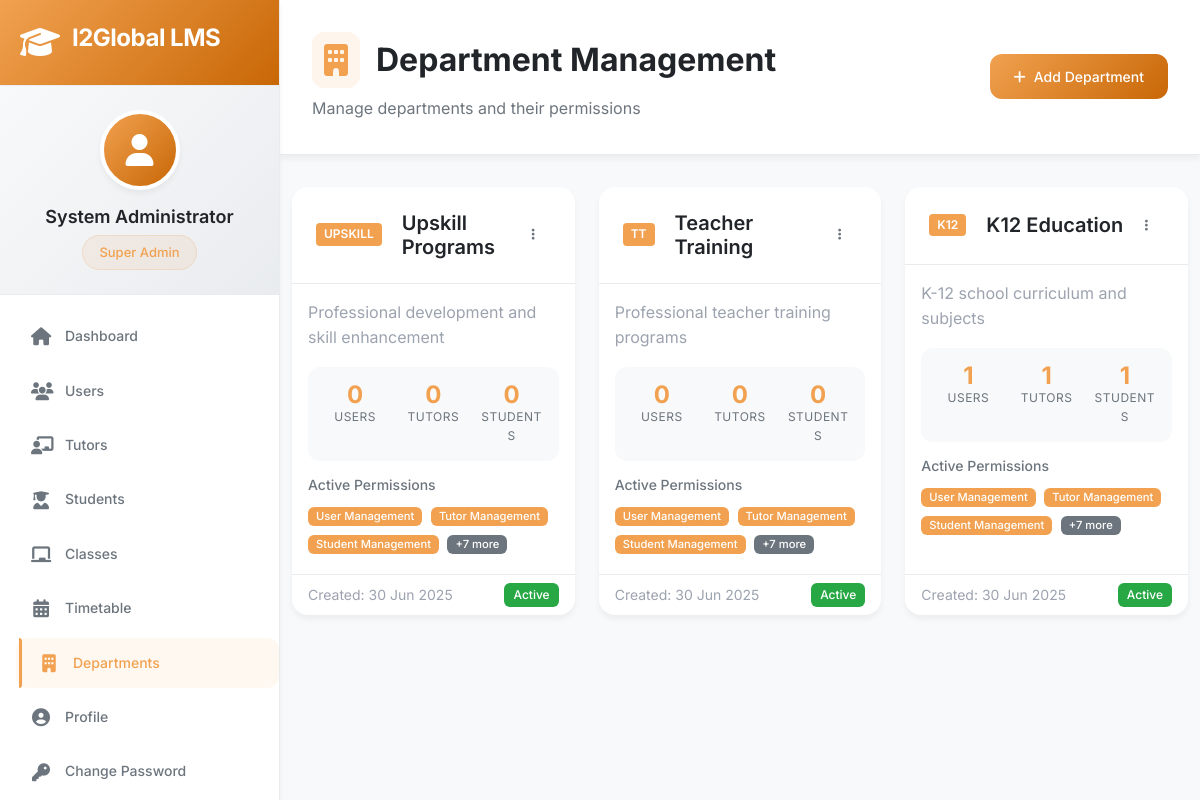
/admin/departments (signed in), run on the app's committed database.
### app/models/user.py (models this page shows, shortened)
class User(UserMixin, db.Model):
    __tablename__ = 'users'
    id = db.Column(db.Integer, primary_key=True)
    username = db.Column(db.String(80), unique=True, nullable=False, index=True)
    email = db.Column(db.String(120), unique=True, nullable=False, index=True)
    password_hash = db.Column(db.String(255), nullable=False)
    full_name = db.Column(db.String(100), nullable=False)
    phone = db.Column(db.String(20))
    address = db.Column(db.Text)
    profile_picture = db.Column(db.String(100))
    role = db.Column(db.String(20), nullable=False, default='tutor')  # superadmin, admin, coordinator, tutor
    department_id = db.Column(db.Integer, db.ForeignKey('departments.id'))
    is_active = db.Column(db.Boolean, default=True)
    is_verified = db.Column(db.Boolean, default=False)
    created_at = db.Column(db.DateTime, default=datetime.utcnow)
    last_login = db.Column(db.DateTime)
    joining_date = db.Column(db.Date)
    working_hours = db.Column(db.String(50))  # "9:00 AM - 6:00 PM"
    emergency_contact = db.Column(db.Text)  # JSON string
    department = db.relationship('Department', foreign_keys=[department_id], backref='users', lazy=True)
    tutor_profile = db.relationship('Tutor', backref='user', uselist=False, lazy=True)
    def has_permission(self, permission):
        if self.role == 'superadmin':
            return True
    def get_role_display(self):
        role_map = {
            'superadmin': 'Super Admin',
            'admin': 'Admin',
            'coordinator': 'Coordinator',
            'tutor': 'Tutor'
        }
        return role_map.get(self.role, self.role.title())

### app/models/department.py (models this page shows, shortened)
class Department(db.Model):
    __tablename__ = 'departments'
    id = db.Column(db.Integer, primary_key=True)
    name = db.Column(db.String(50), unique=True, nullable=False)
    code = db.Column(db.String(10), unique=True, nullable=False)  # K12, TT, UPSKILL
    description = db.Column(db.Text)
    permissions = db.Column(db.Text)  # JSON string of permissions
    is_active = db.Column(db.Boolean, default=True)
    created_at = db.Column(db.DateTime, default=datetime.utcnow)
    created_by = db.Column(db.Integer, db.ForeignKey('users.id'))
    settings = db.Column(db.Text)  # JSON string for department-specific settings
    def get_permissions(self):
        if self.permissions:
            try:
                return json.loads(self.permissions)
            except:
                return []
        return []
    def get_user_count(self):
        from app.models.user import User
        return User.query.filter_by(department_id=self.id, is_active=True).count()
    def get_tutor_count(self):
        from app.models.user import User
        return User.query.filter_by(
            department_id=self.id,
            role='tutor',
            is_active=True
        ).count()
    def get_student_count(self):
        from app.models.student import Student
        return Student.query.filter_by(
            department_id=self.id,
            is_active=True
        ).count()

### app/routes/admin.py (the view)
@bp.route('/departments')
@login_required
@admin_required
def departments():
    departments = Department.query.order_by(Department.created_at.desc()).all()
    return render_template('admin/departments.html', departments=departments)

### app/models/user.py (called while the page is built)
@login.user_loader
def load_user(user_id):
    return User.query.get(int(user_id))

### app/routes/admin.py (called while the page is built)
def admin_required(f):
    @wraps(f)
    def decorated_function(*args, **kwargs):
        if current_user.role not in ['superadmin', 'admin', 'coordinator']:
            flash('Access denied. Insufficient permissions.', 'error')
            return redirect(url_for('dashboard.index'))
        return f(*args, **kwargs)
    return decorated_function

### app/templates/admin/departments.html (shortened to what this page needs)
{% extends "base.html" %}
{% block content %}
<div class="page-header">
    <div class="d-flex justify-content-between align-items-center">
        <div>
            <h1 class="page-title">
                <i class="fas fa-building"></i>
                Department Management
            </h1>
            <p class="page-subtitle">Manage departments and their permissions</p>
        </div>
        <div class="header-actions">
            {% if current_user.role in ['superadmin', 'admin'] %}
            <button class="btn btn-primary" data-bs-toggle="modal" data-bs-target="#createDepartmentModal">
                <i class="fas fa-plus"></i>
                Add Department
            </button>
            {% endif %}
        </div>
    </div>
</div>
<div class="container-fluid">
    <div class="row g-4">
        {% for department in departments %}
        <div class="col-lg-4 col-md-6">
            <div class="card department-card h-100">
                <div class="card-header">
                    <div class="d-flex justify-content-between align-items-center">
                        <h5 class="card-title mb-0">
                            <span class="dept-code">{{ department.code }}</span>
                            {{ department.name }}
                        </h5>
                        <div class="dropdown">
                            <button class="btn btn-sm btn-outline-secondary" type="button"
                                    data-bs-toggle="dropdown" aria-expanded="false">
                                <i class="fas fa-ellipsis-v"></i>
                            </button>
                        </div>
                    </div>
                </div>
                <div class="card-body">
                    <p class="text-muted mb-3">{{ department.description or 'No description available' }}</p>
                    <div class="dept-stats">
                        <div class="row g-3">
                            <div class="col-4">
                                <div class="stat-item">
                                    <div class="stat-value">{{ department.get_user_count() }}</div>
                                    <div class="stat-label">Users</div>
                                </div>
                            </div>
                            <div class="col-4">
                                <div class="stat-item">
                                    <div class="stat-value">{{ department.get_tutor_count() }}</div>
                                    <div class="stat-label">Tutors</div>
                                </div>
                            </div>
                            <div class="col-4">
                                <div class="stat-item">
                                    <div class="stat-value">{{ department.get_student_count() }}</div>
                                    <div class="stat-label">Students</div>
                                </div>
                            </div>
                        </div>
                    </div>
                    <div class="permissions-preview mt-3">
                        <h6 class="mb-2">Active Permissions</h6>
                        <div class="permission-tags">
                            {% for permission in department.get_permissions()[:3] %}
                            <span class="badge badge-primary me-1 mb-1">{{ permission|replace('_', ' ')|title }}</span>
                            {% endfor %}
                            {% if department.get_permissions()|length > 3 %}
                            <span class="badge badge-secondary">+{{ department.get_permissions()|length - 3 }} more</span>
                            {% endif %}
                        </div>
                    </div>
                </div>
                <div class="card-footer">
                    <div class="d-flex justify-content-between align-items-center">
                        <small class="text-muted">
                            Created: {{ department.created_at.strftime('%d %b %Y') if department.created_at else 'N/A' }}
                        </small>
                        <span class="badge badge-{{ 'success' if department.is_active else 'danger' }}">
                            {{ 'Active' if department.is_active else 'Inactive' }}
                        </span>
                    </div>
                </div>
            </div>
        </div>
        {% endfor %}
    </div>
</div>
{% endblock %}

### app/templates/base.html (shortened to what this page needs)
<!DOCTYPE html>
<html lang="en">
<head>
    <link rel="stylesheet" href="https://cdnjs.cloudflare.com/ajax/libs/font-awesome/6.4.0/css/all.min.css">
    <link href="https://cdn.jsdelivr.net/npm/bootstrap@5.3.0/dist/css/bootstrap.min.css" rel="stylesheet">
</head>
<body>
    <div class="app-container">
        {% if current_user.is_authenticated %}
        <nav class="sidebar" id="sidebar">
            <div class="sidebar-header">
                <div class="logo-container">
                    <i class="fas fa-graduation-cap logo-icon"></i>
                    <h3 class="logo-text">{{ APP_NAME }}</h3>
                </div>
            </div>
            <div class="user-profile">
                <div class="user-avatar">
                    {% if current_user.profile_picture %}
                        <img src="{{ url_for('static', filename='uploads/profiles/' + current_user.profile_picture) }}" alt="Profile">
                    {% else %}
                        <i class="fas fa-user"></i>
                    {% endif %}
                </div>
                <div class="user-info">
                    <h4>{{ current_user.full_name or current_user.username }}</h4>
                    <span class="user-role">{{ current_user.get_role_display() }}</span>
                </div>
            </div>
            <ul class="nav-menu">
                <li class="nav-item">
                    <a href="{{ url_for('dashboard.index') }}" class="nav-link {% if request.endpoint == 'dashboard.admin_dashboard' or request.endpoint == 'dashboard.tutor_dashboard' %}active{% endif %}">
                        <i class="fas fa-home"></i>
                        <span>Dashboard</span>
                    </a>
                </li>
                {% if current_user.role in ['superadmin', 'admin', 'coordinator'] %}
                {% if current_user.has_permission('user_management') %}
                <li class="nav-item">
                    <a href="{{ url_for('admin.users') }}" class="nav-link {% if request.endpoint and 'users' in request.endpoint %}active{% endif %}">
                        <i class="fas fa-users"></i>
                        <span>Users</span>
                    </a>
                </li>
                {% endif %}
                {% if current_user.has_permission('tutor_management') %}
                <li class="nav-item">
                    <a href="{{ url_for('admin.tutors') }}" class="nav-link {% if request.endpoint and 'tutors' in request.endpoint %}active{% endif %}">
                        <i class="fas fa-chalkboard-teacher"></i>
                        <span>Tutors</span>
                    </a>
                </li>
                {% endif %}
                {% if current_user.has_permission('student_management') %}
                <li class="nav-item">
                    <a href="{{ url_for('admin.students') }}" class="nav-link {% if request.endpoint and 'students' in request.endpoint %}active{% endif %}">
                        <i class="fas fa-user-graduate"></i>
                        <span>Students</span>
                    </a>
                </li>
                {% endif %}
                {% if current_user.has_permission('class_management') %}
                <li class="nav-item">
                    <a href="{{ url_for('admin.classes') }}" class="nav-link {% if 'classes' in request.endpoint %}active{% endif %}">
                        <i class="fas fa-chalkboard"></i>
                        <span>Classes</span>
                    </a>
                </li>
                {% endif %}
                {% if current_user.has_permission('timetable_management') %}
                <li class="nav-item">
                    <a href="{{ url_for('admin.timetable') }}" class="nav-link {% if 'timetable' in request.endpoint %}active{% endif %}">
                        <i class="fas fa-calendar-alt"></i>
                        <span>Timetable</span>
                    </a>
                </li>
                {% endif %}
                {% if current_user.role in ['superadmin', 'admin'] %}
                <li class="nav-item">
                    <a href="{{ url_for('admin.departments') }}" class="nav-link {% if 'departments' in request.endpoint %}active{% endif %}">
                        <i class="fas fa-building"></i>
                        <span>Departments</span>
                    </a>
                </li>
                {% endif %}
                {% endif %}
                <li class="nav-item">
                    <a href="#" class="nav-link">
                        <i class="fas fa-user-circle"></i>
                        <span>Profile</span>
                    </a>
                </li>
                <li class="nav-item">
                    <a href="{{ url_for('auth.change_password') }}" class="nav-link {% if 'change_password' in request.endpoint %}active{% endif %}">
                        <i class="fas fa-key"></i>
                        <span>Change Password</span>
                    </a>
                </li>
            </ul>
        </nav>
        {% endif %}
        <main class="main-content {% if not current_user.is_authenticated %}full-width{% endif %}">
            {% block content %}{% endblock %}
        </main>
    </div>
</body>
</html>

### app/templates/admin/departments.html (style rules this page uses)
.department-card { transition: var(--transition); border: none; box-shadow: var(--shadow); }
.dept-code { background: var(--primary-color); color: white; padding: 0.25rem 0.5rem; border-radius: 0.25rem; font-size: 0.75rem; font-weight: 600; margin-right: 0.5rem; }
.dept-stats { background: var(--bg-light); border-radius: var(--border-radius); padding: 1rem; }
.stat-item { text-align: center; }
.stat-value { font-size: 1.5rem; font-weight: 700; color: var(--primary-color); line-height: 1; }
.stat-label { font-size: 0.75rem; color: var(--text-secondary); text-transform: uppercase; letter-spacing: 0.5px; }
.permissions-preview h6 { font-size: 0.875rem; color: var(--text-secondary); margin-bottom: 0.5rem; }
.permission-tags { min-height: 2rem; }
.permission-tags .badge { font-size: 0.7rem; padding: 0.25rem 0.5rem; }
.card-footer { background: transparent; border-top: 1px solid var(--border-color); }

### data on the page
User: full_name "System Administrator", role "Super Admin"
Department: code "UPSKILL", name "Upskill Programs", description "Professional development and skill enhancement", get_user_count "0", get_tutor_count "0", get_student_count "0", 3 "User Management" "Tutor Management" "Student Management", get_permissions|length "7", created_at "30 Jun 2025", is_active "Active"
Department: code "TT", name "Teacher Training", description "Professional teacher training programs", get_user_count "0", get_tutor_count "0", get_student_count "0", 3 "User Management" "Tutor Management" "Student Management", get_permissions|length "7", created_at "30 Jun 2025", is_active "Active"
Department: code "K12", name "K12 Education", description "K-12 school curriculum and subjects", get_user_count "1", get_tutor_count "1", get_student_count "1", 3 "User Management" "Tutor Management" "Student Management", get_permissions|length "7", created_at "30 Jun 2025", is_active "Active"

### other printed values
{{ APP_NAME }} "I2Global LMS"
